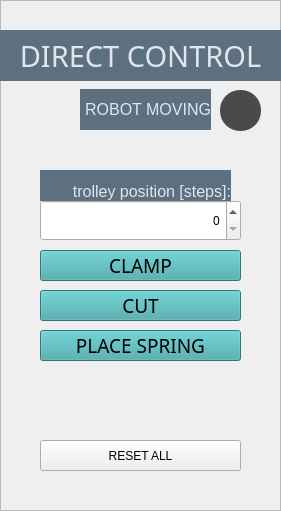
     <widget class="QFrame" name="ADC_frame">
      <property name="geometry">
       <rect>
        <x>30</x>
        <y>20</y>
        <width>281</width>
        <height>511</height>
       </rect>
      </property>
      <property name="frameShape">
       <enum>QFrame::StyledPanel</enum>
      </property>
      <property name="frameShadow">
       <enum>QFrame::Raised</enum>
      </property>
      <widget class="QLabel" name="ADC_0_framelabel">
       <property name="geometry">
        <rect>
         <x>0</x>
         <y>30</y>
         <width>281</width>
         <height>51</height>
        </rect>
       </property>
       <property name="font">
        <font>
         <family>Bahnschrift</family>
         <pointsize>22</pointsize>
        </font>
       </property>
       <property name="styleSheet">
        <string notr="true">border: 0px;
font-size: 22pt;
padding: 0px;
background-color: #5D707F;
color: #E1E5EE;</string>
       </property>
       <property name="text">
        <string>DIRECT CONTROL</string>
       </property>
       <property name="alignment">
        <set>Qt::AlignCenter</set>
       </property>
      </widget>
      <widget class="QLabel" name="ADC_lbl_trolley">
       <property name="geometry">
        <rect>
         <x>40</x>
         <y>170</y>
         <width>191</width>
         <height>31</height>
        </rect>
       </property>
       <property name="styleSheet">
        <string notr="true">border: 0px;
font-size: 12pt;
background-color: #5d707f;
color: #E1E5EE;</string>
       </property>
       <property name="text">
        <string>trolley position [steps]:</string>
       </property>
       <property name="alignment">
        <set>Qt::AlignBottom|Qt::AlignRight|Qt::AlignTrailing</set>
       </property>
      </widget>
      <widget class="QPushButton" name="ADC_btt_clamp">
       <property name="geometry">
        <rect>
         <x>40</x>
         <y>250</y>
         <width>201</width>
         <height>31</height>
        </rect>
       </property>
       <property name="font">
        <font>
         <family>Bahnschrift</family>
         <pointsize>14</pointsize>
         <kerning>true</kerning>
        </font>
       </property>
       <property name="styleSheet">
        <string notr="true">QPushButton {
	background-color: #40a6a8;
}

QPushButton:checked {
	background-color: #61fcff;
}

QPushButton:hover {
	border: 2px solid #abfbff;
}

QPushButton:checked:hover {
	border: 2px solid #40a6a8;
}</string>
       </property>
       <property name="text">
        <string>CLAMP</string>
       </property>
       <property name="checkable">
        <bool>true</bool>
       </property>
       <property name="checked">
        <bool>false</bool>
       </property>
      </widget>
      <widget class="QPushButton" name="ADC_btt_cut">
       <property name="geometry">
        <rect>
         <x>40</x>
         <y>290</y>
         <width>201</width>
         <height>31</height>
        </rect>
       </property>
       <property name="font">
        <font>
         <family>Bahnschrift</family>
         <pointsize>14</pointsize>
         <kerning>true</kerning>
        </font>
       </property>
       <property name="styleSheet">
        <string notr="true">QPushButton {
	background-color: #40a6a8;
}

QPushButton:checked {
	background-color: #61fcff;
}

QPushButton:hover {
	border: 2px solid #abfbff;
}

QPushButton:checked:hover {
	border: 2px solid #40a6a8;
}</string>
       </property>
       <property name="text">
        <string>CUT</string>
       </property>
       <property name="checkable">
        <bool>true</bool>
       </property>
       <property name="checked">
        <bool>false</bool>
       </property>
      </widget>
      <widget class="QPushButton" name="ADC_btt_placeSpring">
       <property name="geometry">
        <rect>
         <x>40</x>
         <y>330</y>
         <width>201</width>
         <height>31</height>
        </rect>
       </property>
       <property name="font">
        <font>
         <family>Bahnschrift</family>
         <pointsize>14</pointsize>
         <kerning>true</kerning>
        </font>
       </property>
       <property name="styleSheet">
        <string notr="true">QPushButton {
	background-color: #40a6a8;
}

QPushButton:checked {
	background-color: #61fcff;
}

QPushButton:hover {
	border: 2px solid #abfbff;
}

QPushButton:checked:hover {
	border: 2px solid #40a6a8;
}</string>
       </property>
       <property name="text">
        <string>PLACE SPRING</string>
       </property>
       <property name="checkable">
        <bool>true</bool>
       </property>
       <property name="checked">
        <bool>false</bool>
       </property>
      </widget>
      <widget class="QPushButton" name="ADC_btt_resetAll">
       <property name="geometry">
        <rect>
         <x>40</x>
         <y>440</y>
         <width>201</width>
         <height>31</height>
        </rect>
       </property>
       <property name="text">
        <string>RESET ALL</string>
       </property>
      </widget>
      <widget class="QLabel" name="ADC_indi_robotMoving">
       <property name="geometry">
        <rect>
         <x>220</x>
         <y>90</y>
         <width>41</width>
         <height>41</height>
        </rect>
       </property>
       <property name="styleSheet">
        <string notr="true">border-radius: 20px;
background-color: #4c4a48;</string>
       </property>
       <property name="text">
        <string/>
       </property>
      </widget>
      <widget class="QLabel" name="ADC_lbl_robotMoving">
       <property name="geometry">
        <rect>
         <x>80</x>
         <y>89</y>
         <width>131</width>
         <height>41</height>
        </rect>
       </property>
       <property name="styleSheet">
        <string notr="true">border: 0px;
font-size: 12pt;
background-color: #5D707F;
color: #E1E5EE;</string>
       </property>
       <property name="text">
        <string>ROBOT MOVING</string>
       </property>
       <property name="alignment">
        <set>Qt::AlignRight|Qt::AlignTrailing|Qt::AlignVCenter</set>
       </property>
      </widget>
      <widget class="QSpinBox" name="ADC_num_trolley">
       <property name="geometry">
        <rect>
         <x>40</x>
         <y>200</y>
         <width>201</width>
         <height>41</height>
        </rect>
       </property>
       <property name="alignment">
        <set>Qt::AlignRight|Qt::AlignTrailing|Qt::AlignVCenter</set>
       </property>
       <property name="maximum">
        <number>2000</number>
       </property>
       <property name="singleStep">
        <number>10</number>
       </property>
      </widget>
     </widget>
